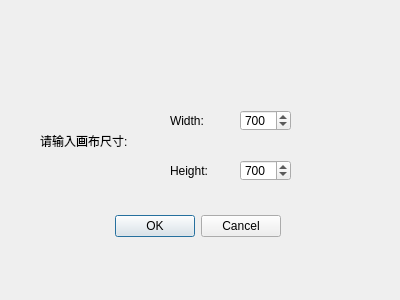
<?xml version="1.0" encoding="UTF-8"?>
<ui version="4.0">
 <class>resetCanvasDialog</class>
 <widget class="QDialog" name="resetCanvasDialog">
  <property name="geometry">
   <rect>
    <x>0</x>
    <y>0</y>
    <width>400</width>
    <height>300</height>
   </rect>
  </property>
  <property name="windowTitle">
   <string>Dialog</string>
  </property>
  <widget class="QDialogButtonBox" name="buttonBox">
   <property name="geometry">
    <rect>
     <x>-60</x>
     <y>210</y>
     <width>341</width>
     <height>32</height>
    </rect>
   </property>
   <property name="orientation">
    <enum>Qt::Horizontal</enum>
   </property>
   <property name="standardButtons">
    <set>QDialogButtonBox::Cancel|QDialogButtonBox::Ok</set>
   </property>
  </widget>
  <widget class="QLabel" name="label">
   <property name="geometry">
    <rect>
     <x>40</x>
     <y>120</y>
     <width>121</width>
     <height>41</height>
    </rect>
   </property>
   <property name="text">
    <string>请输入画布尺寸:</string>
   </property>
  </widget>
  <widget class="QLabel" name="label_2">
   <property name="geometry">
    <rect>
     <x>170</x>
     <y>110</y>
     <width>61</width>
     <height>21</height>
    </rect>
   </property>
   <property name="text">
    <string>Width:</string>
   </property>
  </widget>
  <widget class="QLabel" name="label_3">
   <property name="geometry">
    <rect>
     <x>170</x>
     <y>160</y>
     <width>61</width>
     <height>21</height>
    </rect>
   </property>
   <property name="text">
    <string>Height:</string>
   </property>
  </widget>
  <widget class="QSpinBox" name="spinBoxWidth">
   <property name="geometry">
    <rect>
     <x>240</x>
     <y>110</y>
     <width>51</width>
     <height>21</height>
    </rect>
   </property>
   <property name="minimum">
    <number>1</number>
   </property>
   <property name="maximum">
    <number>1000</number>
   </property>
   <property name="value">
    <number>700</number>
   </property>
  </widget>
  <widget class="QSpinBox" name="spinBoxHeight">
   <property name="geometry">
    <rect>
     <x>240</x>
     <y>160</y>
     <width>51</width>
     <height>21</height>
    </rect>
   </property>
   <property name="minimum">
    <number>1</number>
   </property>
   <property name="maximum">
    <number>1000</number>
   </property>
   <property name="value">
    <number>700</number>
   </property>
  </widget>
 </widget>
 <resources/>
 <connections>
  <connection>
   <sender>buttonBox</sender>
   <signal>accepted()</signal>
   <receiver>resetCanvasDialog</receiver>
   <slot>accept()</slot>
   <hints>
    <hint type="sourcelabel">
     <x>248</x>
     <y>254</y>
    </hint>
    <hint type="destinationlabel">
     <x>157</x>
     <y>274</y>
    </hint>
   </hints>
  </connection>
  <connection>
   <sender>buttonBox</sender>
   <signal>rejected()</signal>
   <receiver>resetCanvasDialog</receiver>
   <slot>reject()</slot>
   <hints>
    <hint type="sourcelabel">
     <x>316</x>
     <y>260</y>
    </hint>
    <hint type="destinationlabel">
     <x>286</x>
     <y>274</y>
    </hint>
   </hints>
  </connection>
 </connections>
</ui>
